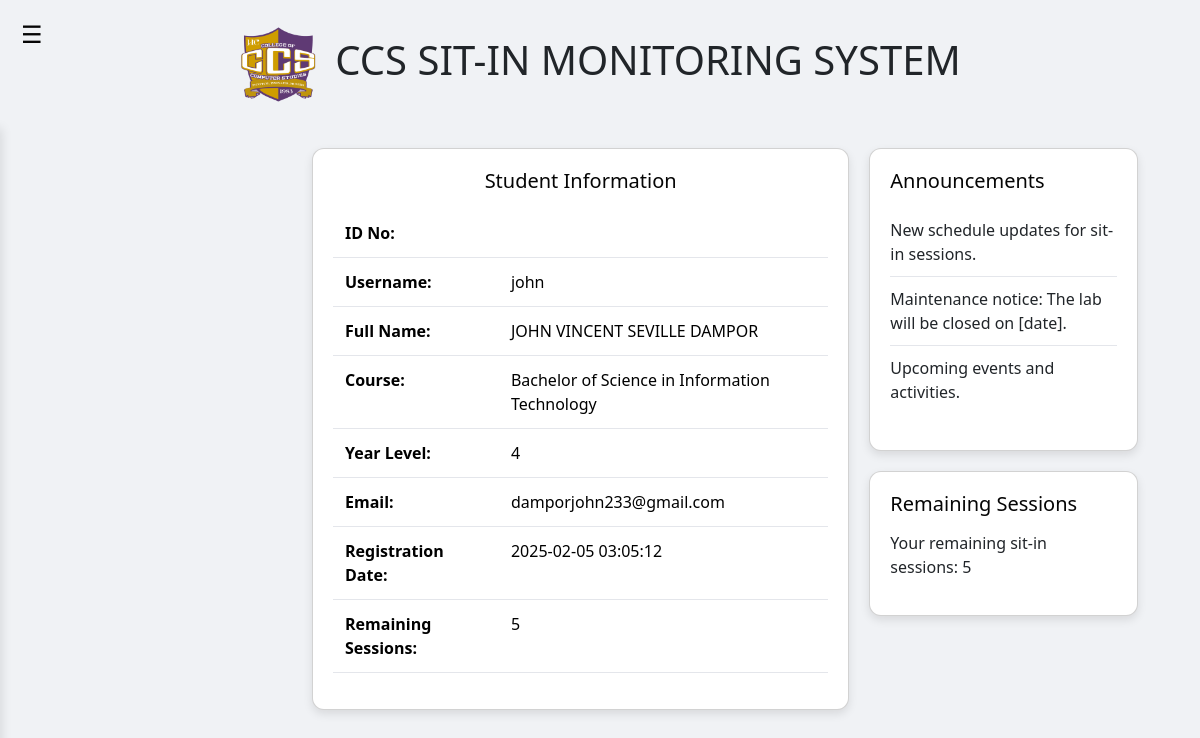
Before: /student_dashboard (signed in) with the older database file.
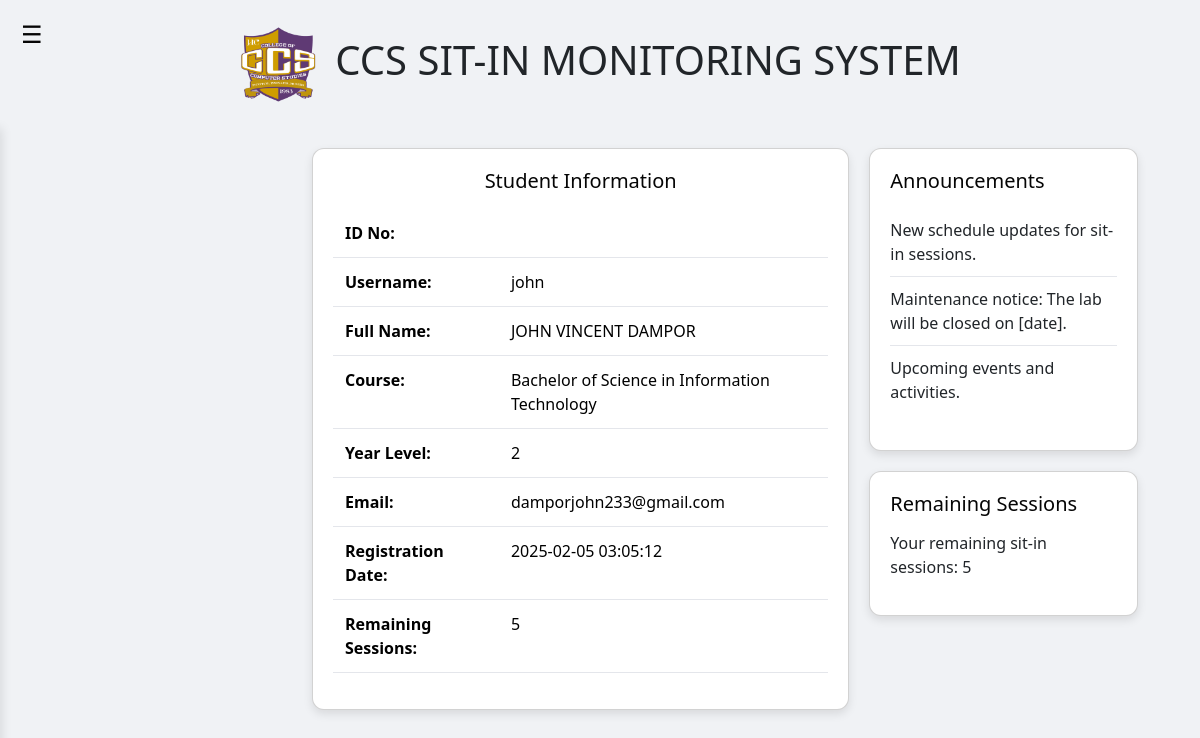
After: the same page with the newer database file.
### tables this page shows
CREATE TABLE students (
                    id INTEGER PRIMARY KEY AUTOINCREMENT,
                    idno TEXT UNIQUE NOT NULL,
                    username TEXT UNIQUE NOT NULL,
                    password TEXT NOT NULL,
                    firstname TEXT NOT NULL,
                    lastname TEXT NOT NULL,
                    midname TEXT,
                    course TEXT,
                    yearlevel TEXT,
                    email TEXT UNIQUE NOT NULL,
                    registration_date TEXT NOT NULL
                , remaining_sessions INTEGER DEFAULT 5);

### app.py (the view)
@app.route('/student_dashboard')
def student_dashboard():
    if 'username' not in session or session.get('role') != 'student':
        flash("You need to log in first.", "danger")
        return redirect(url_for('login_dashboard'))
    username = session['username']
    conn_user = get_db_connection('studentuser.db')
    cursor_user = conn_user.cursor()
    cursor_user.execute('''
        SELECT idno, username, firstname, midname, lastname,
               course, yearlevel, email, registration_date, remaining_sessions
        FROM students WHERE username = ?
    ''', (username,))
    student = cursor_user.fetchone()
    conn_user.close()
    if not student:
        flash("Student record not found.", "danger")
        return redirect(url_for('login_dashboard'))
    student_dict = {key: student[key] for key in student.keys()}
    conn_labs = get_db_connection('labs.db')
    cursor_labs = conn_labs.cursor()
    cursor_labs.execute("SELECT id, number, capacity FROM labs")
    labs = cursor_labs.fetchall()
    conn_labs.close()
    return render_template('student_dashboard.html',
                           student=student_dict,
                           labs=[dict(lab) for lab in labs],
                           current_date=date.today().isoformat())

### app.py (called while the page is built)
def get_db_connection(db_name='studentuser.db'):
    conn = sqlite3.connect(db_name)
    conn.row_factory = sqlite3.Row
    return conn

### templates/student_dashboard.html (shortened to what this page needs)
{% extends "base.html" %}
{% block content %}
<button class="menu-toggle" onclick="toggleSidebar()">&#9776;</button>
<div class="content" id="content">
    <div class="main-content">
        <div class="card">
            <h2 class="mb-3 text-center">Student Information</h2>
            {% if student %}
            <table class="table">
                <tr><th>ID No:</th><td>{{ student.idno }}</td></tr>
                <tr><th>Username:</th><td>{{ student.username }}</td></tr>
                <tr><th>Full Name:</th><td>{{ student.firstname }} {{ student.midname or '' }} {{ student.lastname }}</td></tr>
                <tr><th>Course:</th><td>{{ student.course }}</td></tr>
                <tr><th>Year Level:</th><td>{{ student.yearlevel }}</td></tr>
                <tr><th>Email:</th><td>{{ student.email }}</td></tr>
                <tr><th>Registration Date:</th><td>{{ student.registration_date }}</td></tr>
                <tr><th>Remaining Sessions:</th><td>{{ student.remaining_sessions }}</td></tr>
            </table>
            {% else %}
            <p class="text-center text-danger">No student data found.</p>
            {% endif %}
        </div>
    </div>
    <div class="right-sidebar">
        <div class="card">
            <h2>Announcements</h2>
            <ul>
                <li>New schedule updates for sit-in sessions.</li>
                <li>Maintenance notice: The lab will be closed on [date].</li>
                <li>Upcoming events and activities.</li>
            </ul>
        </div>
        <div class="card">
            <h2>Remaining Sessions</h2>
            <p>Your remaining sit-in sessions: {{ student.remaining_sessions }}</p>
        </div>
    </div>
</div>
{% endblock %}

### templates/base.html (shortened to what this page needs)
<!DOCTYPE html>
<html lang="en">
<head>
    <link rel="stylesheet" href="https://cdnjs.cloudflare.com/ajax/libs/bootstrap/5.1.0/css/bootstrap.min.css">
    <link rel="stylesheet" href="https://cdn.jsdelivr.net/npm/bootstrap@5.3.0/dist/css/bootstrap.min.css">
    <link rel="stylesheet" href="https://cdnjs.cloudflare.com/ajax/libs/font-awesome/5.15.3/css/all.min.css">
    <link rel="stylesheet" href="https://stackpath.bootstrapcdn.com/bootstrap/5.1.3/css/bootstrap.min.css">
    <link rel="stylesheet" href="https://cdn.jsdelivr.net/npm/bootstrap@5.3.2/dist/css/bootstrap.min.css">
    <link rel="stylesheet" href="https://cdnjs.cloudflare.com/ajax/libs/font-awesome/5.15.3/css/all.min.css">
</head>
<body>
    <div class="container">
        <header class="header my-4 d-flex align-items-center justify-content-center">
            <img src="{{ url_for('static', filename='logo/ccslogo.png') }}" alt="CCS Logo" class="logo me-3">
            <h1 class="text-center">CCS SIT-IN MONITORING SYSTEM</h1>
        </header>
        <main>
            {% block content %}
            {% endblock %}
        </main>
    </div>
</body>
</html>

### templates/base.html (style rules this page uses)
.header { display: flex; justify-content: space-between; align-items: center; }
.logo { max-height: 80px; }

### templates/student_dashboard.html (style rules this page uses)
body { font-family: 'Segoe UI', Tahoma, Geneva, Verdana, sans-serif; margin: 0; display: flex; background: #f0f2f5; }
.content { margin-left: 0; transition: 0.3s; padding: 20px; flex-grow: 1; margin-left: 250px; width: calc(100% - 250px); display: flex; gap: 20px; }
.menu-toggle { position: absolute; top: 15px; left: 15px; cursor: pointer; background: none; border: none; font-size: 24px; color: #050505; }
.table th, .table td { text-align: left; padding: 12px; border-bottom: 1px solid #e4e6eb; }
.card { background: white; border-radius: 12px; padding: 20px; box-shadow: 0px 4px 10px rgba(0, 0, 0, 0.1); margin-bottom: 20px; }
h2 { color: #050505; font-size: 20px; margin-bottom: 15px; }
.text-center { text-align: center; }
ul { list-style-type: none; padding: 0; }
ul li { padding: 10px 0; border-bottom: 1px solid #e4e6eb; }
ul li:last-child { border-bottom: none; }
.main-content { flex: 2; }
.right-sidebar { flex: 1; max-width: 300px; }

Changed rows visible on the page:
changed students "john": yearlevel "4" → "2"; midname "SEVILLE" → (not shown)
